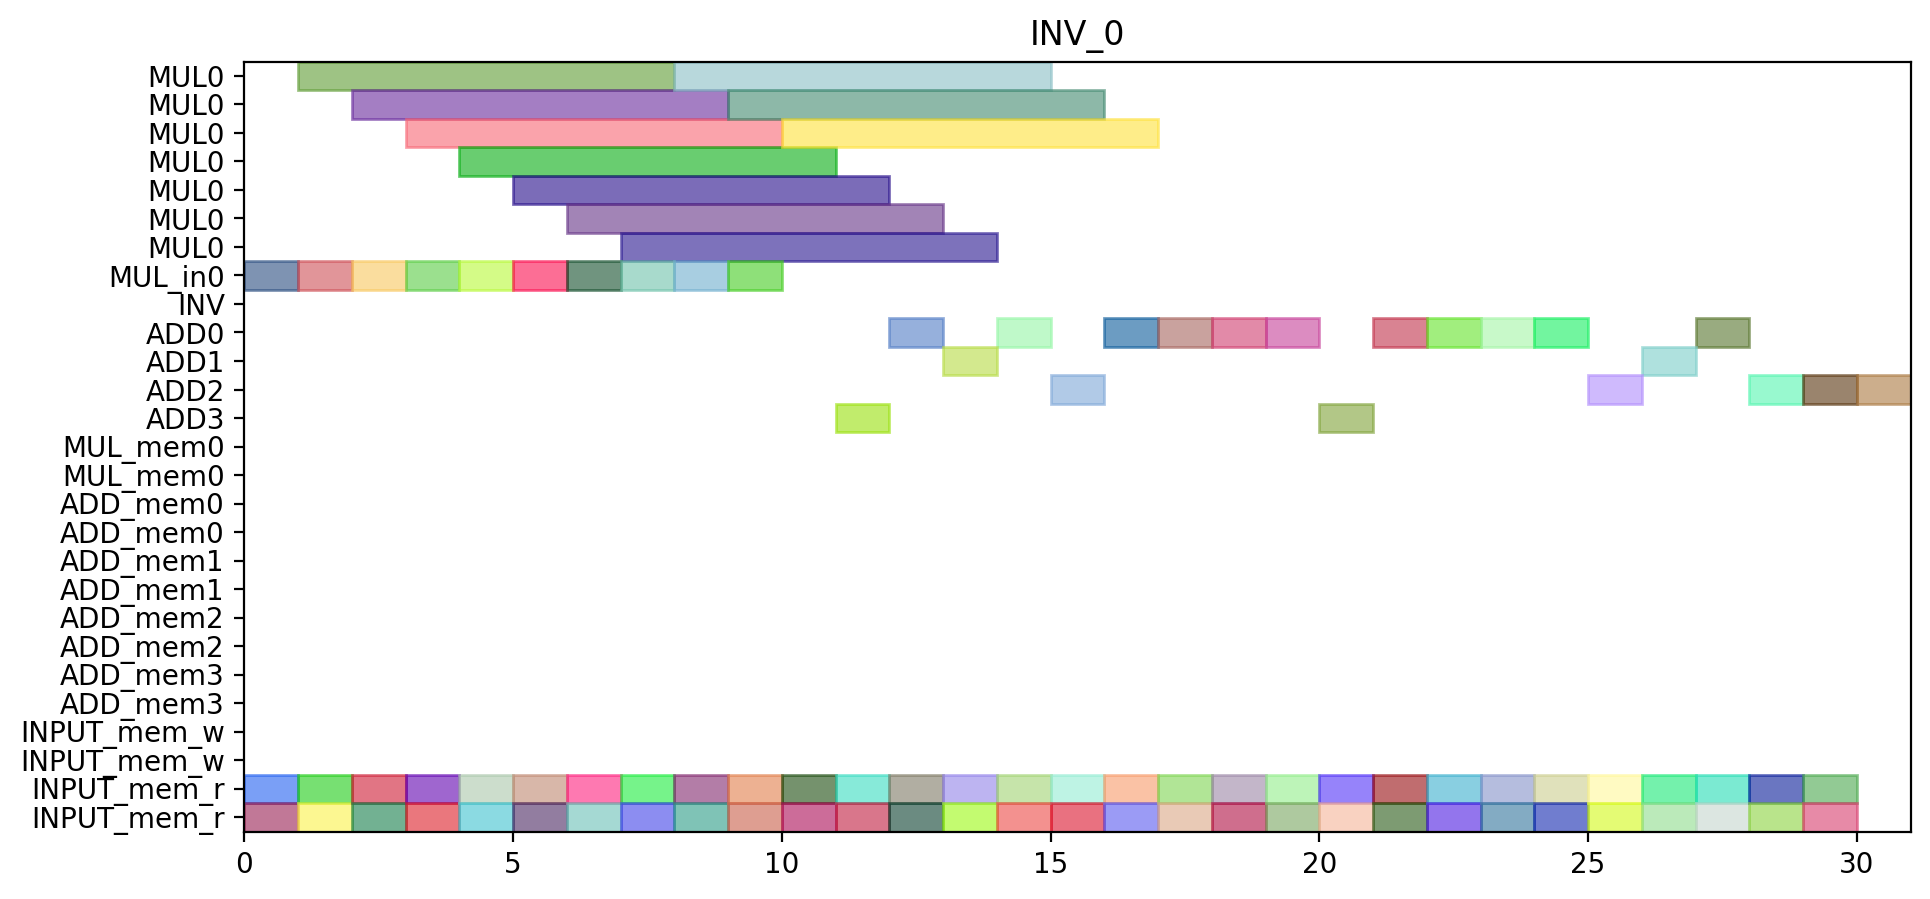

Source code (Python):
from pyschedule import Scenario, solvers, plotters, alt


def solve():
	horizon = 131
	S = Scenario("INV_0", horizon=horizon)

	# resource
	MUL = S.Resources('MUL', num=1, size=7)
	MUL_in = S.Resources('MUL_in', num=1)
	INV = S.Resource('INV')
	ADD = S.Resources('ADD', num=4, periods=range(1, horizon))
	MUL_mem = S.Resources('MUL_mem', num=1, size=2)
	ADD_mem = S.Resources('ADD_mem', num=4, size=2)
	INPUT_mem_w = S.Resource('INPUT_mem_w', size=2)
	INPUT_mem_r = S.Resource('INPUT_mem_r', size=2)

	# result of previous scheduling

	# new tasks
	c_aa_a1_0 = S.Task('c_aa_a1_0', length=1, delay_cost=1)
	c_aa_a1_0 += alt(ADD)

	c_aa_a1_0_mem0 = S.Task('c_aa_a1_0_mem0', length=1, delay_cost=1)
	c_aa_a1_0_mem0 += INPUT_mem_r
	S += c_aa_a1_0_mem0 <= c_aa_a1_0

	c_aa_a1_0_mem1 = S.Task('c_aa_a1_0_mem1', length=1, delay_cost=1)
	c_aa_a1_0_mem1 += INPUT_mem_r
	S += c_aa_a1_0_mem1 <= c_aa_a1_0

	c_aa_a1_1 = S.Task('c_aa_a1_1', length=1, delay_cost=1)
	c_aa_a1_1 += alt(ADD)

	c_aa_a1_1_mem0 = S.Task('c_aa_a1_1_mem0', length=1, delay_cost=1)
	c_aa_a1_1_mem0 += INPUT_mem_r
	S += c_aa_a1_1_mem0 <= c_aa_a1_1

	c_aa_a1_1_mem1 = S.Task('c_aa_a1_1_mem1', length=1, delay_cost=1)
	c_aa_a1_1_mem1 += INPUT_mem_r
	S += c_aa_a1_1_mem1 <= c_aa_a1_1

	c_aa_t10 = S.Task('c_aa_t10', length=1, delay_cost=1)
	c_aa_t10 += alt(ADD)

	c_aa_t10_mem0 = S.Task('c_aa_t10_mem0', length=1, delay_cost=1)
	c_aa_t10_mem0 += INPUT_mem_r
	S += c_aa_t10_mem0 <= c_aa_t10

	c_aa_t10_mem1 = S.Task('c_aa_t10_mem1', length=1, delay_cost=1)
	c_aa_t10_mem1 += INPUT_mem_r
	S += c_aa_t10_mem1 <= c_aa_t10

	c_aa_t11 = S.Task('c_aa_t11', length=1, delay_cost=1)
	c_aa_t11 += alt(ADD)

	c_aa_t11_mem0 = S.Task('c_aa_t11_mem0', length=1, delay_cost=1)
	c_aa_t11_mem0 += INPUT_mem_r
	S += c_aa_t11_mem0 <= c_aa_t11

	c_aa_t11_mem1 = S.Task('c_aa_t11_mem1', length=1, delay_cost=1)
	c_aa_t11_mem1 += INPUT_mem_r
	S += c_aa_t11_mem1 <= c_aa_t11

	c_aa_t3_t0_in = S.Task('c_aa_t3_t0_in', length=1, delay_cost=1)
	c_aa_t3_t0_in += alt(MUL_in)
	c_aa_t3_t0 = S.Task('c_aa_t3_t0', length=7, delay_cost=1)
	c_aa_t3_t0 += alt(MUL)
	S += c_aa_t3_t0>=c_aa_t3_t0_in

	c_aa_t3_t0_mem0 = S.Task('c_aa_t3_t0_mem0', length=1, delay_cost=1)
	c_aa_t3_t0_mem0 += INPUT_mem_r
	S += c_aa_t3_t0_mem0 <= c_aa_t3_t0

	c_aa_t3_t0_mem1 = S.Task('c_aa_t3_t0_mem1', length=1, delay_cost=1)
	c_aa_t3_t0_mem1 += INPUT_mem_r
	S += c_aa_t3_t0_mem1 <= c_aa_t3_t0

	c_aa_t3_t1_in = S.Task('c_aa_t3_t1_in', length=1, delay_cost=1)
	c_aa_t3_t1_in += alt(MUL_in)
	c_aa_t3_t1 = S.Task('c_aa_t3_t1', length=7, delay_cost=1)
	c_aa_t3_t1 += alt(MUL)
	S += c_aa_t3_t1>=c_aa_t3_t1_in

	c_aa_t3_t1_mem0 = S.Task('c_aa_t3_t1_mem0', length=1, delay_cost=1)
	c_aa_t3_t1_mem0 += INPUT_mem_r
	S += c_aa_t3_t1_mem0 <= c_aa_t3_t1

	c_aa_t3_t1_mem1 = S.Task('c_aa_t3_t1_mem1', length=1, delay_cost=1)
	c_aa_t3_t1_mem1 += INPUT_mem_r
	S += c_aa_t3_t1_mem1 <= c_aa_t3_t1

	c_aa_t3_t2 = S.Task('c_aa_t3_t2', length=1, delay_cost=1)
	c_aa_t3_t2 += alt(ADD)

	c_aa_t3_t2_mem0 = S.Task('c_aa_t3_t2_mem0', length=1, delay_cost=1)
	c_aa_t3_t2_mem0 += INPUT_mem_r
	S += c_aa_t3_t2_mem0 <= c_aa_t3_t2

	c_aa_t3_t2_mem1 = S.Task('c_aa_t3_t2_mem1', length=1, delay_cost=1)
	c_aa_t3_t2_mem1 += INPUT_mem_r
	S += c_aa_t3_t2_mem1 <= c_aa_t3_t2

	c_aa_t3_t3 = S.Task('c_aa_t3_t3', length=1, delay_cost=1)
	c_aa_t3_t3 += alt(ADD)

	c_aa_t3_t3_mem0 = S.Task('c_aa_t3_t3_mem0', length=1, delay_cost=1)
	c_aa_t3_t3_mem0 += INPUT_mem_r
	S += c_aa_t3_t3_mem0 <= c_aa_t3_t3

	c_aa_t3_t3_mem1 = S.Task('c_aa_t3_t3_mem1', length=1, delay_cost=1)
	c_aa_t3_t3_mem1 += INPUT_mem_r
	S += c_aa_t3_t3_mem1 <= c_aa_t3_t3

	c_bb_a1_0 = S.Task('c_bb_a1_0', length=1, delay_cost=1)
	c_bb_a1_0 += alt(ADD)

	c_bb_a1_0_mem0 = S.Task('c_bb_a1_0_mem0', length=1, delay_cost=1)
	c_bb_a1_0_mem0 += INPUT_mem_r
	S += c_bb_a1_0_mem0 <= c_bb_a1_0

	c_bb_a1_0_mem1 = S.Task('c_bb_a1_0_mem1', length=1, delay_cost=1)
	c_bb_a1_0_mem1 += INPUT_mem_r
	S += c_bb_a1_0_mem1 <= c_bb_a1_0

	c_bb_a1_1 = S.Task('c_bb_a1_1', length=1, delay_cost=1)
	c_bb_a1_1 += alt(ADD)

	c_bb_a1_1_mem0 = S.Task('c_bb_a1_1_mem0', length=1, delay_cost=1)
	c_bb_a1_1_mem0 += INPUT_mem_r
	S += c_bb_a1_1_mem0 <= c_bb_a1_1

	c_bb_a1_1_mem1 = S.Task('c_bb_a1_1_mem1', length=1, delay_cost=1)
	c_bb_a1_1_mem1 += INPUT_mem_r
	S += c_bb_a1_1_mem1 <= c_bb_a1_1

	c_bb_t10 = S.Task('c_bb_t10', length=1, delay_cost=1)
	c_bb_t10 += alt(ADD)

	c_bb_t10_mem0 = S.Task('c_bb_t10_mem0', length=1, delay_cost=1)
	c_bb_t10_mem0 += INPUT_mem_r
	S += c_bb_t10_mem0 <= c_bb_t10

	c_bb_t10_mem1 = S.Task('c_bb_t10_mem1', length=1, delay_cost=1)
	c_bb_t10_mem1 += INPUT_mem_r
	S += c_bb_t10_mem1 <= c_bb_t10

	c_bb_t11 = S.Task('c_bb_t11', length=1, delay_cost=1)
	c_bb_t11 += alt(ADD)

	c_bb_t11_mem0 = S.Task('c_bb_t11_mem0', length=1, delay_cost=1)
	c_bb_t11_mem0 += INPUT_mem_r
	S += c_bb_t11_mem0 <= c_bb_t11

	c_bb_t11_mem1 = S.Task('c_bb_t11_mem1', length=1, delay_cost=1)
	c_bb_t11_mem1 += INPUT_mem_r
	S += c_bb_t11_mem1 <= c_bb_t11

	c_bb_t3_t0_in = S.Task('c_bb_t3_t0_in', length=1, delay_cost=1)
	c_bb_t3_t0_in += alt(MUL_in)
	c_bb_t3_t0 = S.Task('c_bb_t3_t0', length=7, delay_cost=1)
	c_bb_t3_t0 += alt(MUL)
	S += c_bb_t3_t0>=c_bb_t3_t0_in

	c_bb_t3_t0_mem0 = S.Task('c_bb_t3_t0_mem0', length=1, delay_cost=1)
	c_bb_t3_t0_mem0 += INPUT_mem_r
	S += c_bb_t3_t0_mem0 <= c_bb_t3_t0

	c_bb_t3_t0_mem1 = S.Task('c_bb_t3_t0_mem1', length=1, delay_cost=1)
	c_bb_t3_t0_mem1 += INPUT_mem_r
	S += c_bb_t3_t0_mem1 <= c_bb_t3_t0

	c_bb_t3_t1_in = S.Task('c_bb_t3_t1_in', length=1, delay_cost=1)
	c_bb_t3_t1_in += alt(MUL_in)
	c_bb_t3_t1 = S.Task('c_bb_t3_t1', length=7, delay_cost=1)
	c_bb_t3_t1 += alt(MUL)
	S += c_bb_t3_t1>=c_bb_t3_t1_in

	c_bb_t3_t1_mem0 = S.Task('c_bb_t3_t1_mem0', length=1, delay_cost=1)
	c_bb_t3_t1_mem0 += INPUT_mem_r
	S += c_bb_t3_t1_mem0 <= c_bb_t3_t1

	c_bb_t3_t1_mem1 = S.Task('c_bb_t3_t1_mem1', length=1, delay_cost=1)
	c_bb_t3_t1_mem1 += INPUT_mem_r
	S += c_bb_t3_t1_mem1 <= c_bb_t3_t1

	c_bb_t3_t2 = S.Task('c_bb_t3_t2', length=1, delay_cost=1)
	c_bb_t3_t2 += alt(ADD)

	c_bb_t3_t2_mem0 = S.Task('c_bb_t3_t2_mem0', length=1, delay_cost=1)
	c_bb_t3_t2_mem0 += INPUT_mem_r
	S += c_bb_t3_t2_mem0 <= c_bb_t3_t2

	c_bb_t3_t2_mem1 = S.Task('c_bb_t3_t2_mem1', length=1, delay_cost=1)
	c_bb_t3_t2_mem1 += INPUT_mem_r
	S += c_bb_t3_t2_mem1 <= c_bb_t3_t2

	c_bb_t3_t3 = S.Task('c_bb_t3_t3', length=1, delay_cost=1)
	c_bb_t3_t3 += alt(ADD)

	c_bb_t3_t3_mem0 = S.Task('c_bb_t3_t3_mem0', length=1, delay_cost=1)
	c_bb_t3_t3_mem0 += INPUT_mem_r
	S += c_bb_t3_t3_mem0 <= c_bb_t3_t3

	c_bb_t3_t3_mem1 = S.Task('c_bb_t3_t3_mem1', length=1, delay_cost=1)
	c_bb_t3_t3_mem1 += INPUT_mem_r
	S += c_bb_t3_t3_mem1 <= c_bb_t3_t3

	c_cc_a1_0 = S.Task('c_cc_a1_0', length=1, delay_cost=1)
	c_cc_a1_0 += alt(ADD)

	c_cc_a1_0_mem0 = S.Task('c_cc_a1_0_mem0', length=1, delay_cost=1)
	c_cc_a1_0_mem0 += INPUT_mem_r
	S += c_cc_a1_0_mem0 <= c_cc_a1_0

	c_cc_a1_0_mem1 = S.Task('c_cc_a1_0_mem1', length=1, delay_cost=1)
	c_cc_a1_0_mem1 += INPUT_mem_r
	S += c_cc_a1_0_mem1 <= c_cc_a1_0

	c_cc_a1_1 = S.Task('c_cc_a1_1', length=1, delay_cost=1)
	c_cc_a1_1 += alt(ADD)

	c_cc_a1_1_mem0 = S.Task('c_cc_a1_1_mem0', length=1, delay_cost=1)
	c_cc_a1_1_mem0 += INPUT_mem_r
	S += c_cc_a1_1_mem0 <= c_cc_a1_1

	c_cc_a1_1_mem1 = S.Task('c_cc_a1_1_mem1', length=1, delay_cost=1)
	c_cc_a1_1_mem1 += INPUT_mem_r
	S += c_cc_a1_1_mem1 <= c_cc_a1_1

	c_cc_t10 = S.Task('c_cc_t10', length=1, delay_cost=1)
	c_cc_t10 += alt(ADD)

	c_cc_t10_mem0 = S.Task('c_cc_t10_mem0', length=1, delay_cost=1)
	c_cc_t10_mem0 += INPUT_mem_r
	S += c_cc_t10_mem0 <= c_cc_t10

	c_cc_t10_mem1 = S.Task('c_cc_t10_mem1', length=1, delay_cost=1)
	c_cc_t10_mem1 += INPUT_mem_r
	S += c_cc_t10_mem1 <= c_cc_t10

	c_cc_t11 = S.Task('c_cc_t11', length=1, delay_cost=1)
	c_cc_t11 += alt(ADD)

	c_cc_t11_mem0 = S.Task('c_cc_t11_mem0', length=1, delay_cost=1)
	c_cc_t11_mem0 += INPUT_mem_r
	S += c_cc_t11_mem0 <= c_cc_t11

	c_cc_t11_mem1 = S.Task('c_cc_t11_mem1', length=1, delay_cost=1)
	c_cc_t11_mem1 += INPUT_mem_r
	S += c_cc_t11_mem1 <= c_cc_t11

	c_cc_t3_t0_in = S.Task('c_cc_t3_t0_in', length=1, delay_cost=1)
	c_cc_t3_t0_in += alt(MUL_in)
	c_cc_t3_t0 = S.Task('c_cc_t3_t0', length=7, delay_cost=1)
	c_cc_t3_t0 += alt(MUL)
	S += c_cc_t3_t0>=c_cc_t3_t0_in

	c_cc_t3_t0_mem0 = S.Task('c_cc_t3_t0_mem0', length=1, delay_cost=1)
	c_cc_t3_t0_mem0 += INPUT_mem_r
	S += c_cc_t3_t0_mem0 <= c_cc_t3_t0

	c_cc_t3_t0_mem1 = S.Task('c_cc_t3_t0_mem1', length=1, delay_cost=1)
	c_cc_t3_t0_mem1 += INPUT_mem_r
	S += c_cc_t3_t0_mem1 <= c_cc_t3_t0

	c_cc_t3_t1_in = S.Task('c_cc_t3_t1_in', length=1, delay_cost=1)
	c_cc_t3_t1_in += alt(MUL_in)
	c_cc_t3_t1 = S.Task('c_cc_t3_t1', length=7, delay_cost=1)
	c_cc_t3_t1 += alt(MUL)
	S += c_cc_t3_t1>=c_cc_t3_t1_in

	c_cc_t3_t1_mem0 = S.Task('c_cc_t3_t1_mem0', length=1, delay_cost=1)
	c_cc_t3_t1_mem0 += INPUT_mem_r
	S += c_cc_t3_t1_mem0 <= c_cc_t3_t1

	c_cc_t3_t1_mem1 = S.Task('c_cc_t3_t1_mem1', length=1, delay_cost=1)
	c_cc_t3_t1_mem1 += INPUT_mem_r
	S += c_cc_t3_t1_mem1 <= c_cc_t3_t1

	c_cc_t3_t2 = S.Task('c_cc_t3_t2', length=1, delay_cost=1)
	c_cc_t3_t2 += alt(ADD)

	c_cc_t3_t2_mem0 = S.Task('c_cc_t3_t2_mem0', length=1, delay_cost=1)
	c_cc_t3_t2_mem0 += INPUT_mem_r
	S += c_cc_t3_t2_mem0 <= c_cc_t3_t2

	c_cc_t3_t2_mem1 = S.Task('c_cc_t3_t2_mem1', length=1, delay_cost=1)
	c_cc_t3_t2_mem1 += INPUT_mem_r
	S += c_cc_t3_t2_mem1 <= c_cc_t3_t2

	c_cc_t3_t3 = S.Task('c_cc_t3_t3', length=1, delay_cost=1)
	c_cc_t3_t3 += alt(ADD)

	c_cc_t3_t3_mem0 = S.Task('c_cc_t3_t3_mem0', length=1, delay_cost=1)
	c_cc_t3_t3_mem0 += INPUT_mem_r
	S += c_cc_t3_t3_mem0 <= c_cc_t3_t3

	c_cc_t3_t3_mem1 = S.Task('c_cc_t3_t3_mem1', length=1, delay_cost=1)
	c_cc_t3_t3_mem1 += INPUT_mem_r
	S += c_cc_t3_t3_mem1 <= c_cc_t3_t3

	c_ab_t0_t0_in = S.Task('c_ab_t0_t0_in', length=1, delay_cost=1)
	c_ab_t0_t0_in += alt(MUL_in)
	c_ab_t0_t0 = S.Task('c_ab_t0_t0', length=7, delay_cost=1)
	c_ab_t0_t0 += alt(MUL)
	S += c_ab_t0_t0>=c_ab_t0_t0_in

	c_ab_t0_t0_mem0 = S.Task('c_ab_t0_t0_mem0', length=1, delay_cost=1)
	c_ab_t0_t0_mem0 += INPUT_mem_r
	S += c_ab_t0_t0_mem0 <= c_ab_t0_t0

	c_ab_t0_t0_mem1 = S.Task('c_ab_t0_t0_mem1', length=1, delay_cost=1)
	c_ab_t0_t0_mem1 += INPUT_mem_r
	S += c_ab_t0_t0_mem1 <= c_ab_t0_t0

	c_ab_t0_t1_in = S.Task('c_ab_t0_t1_in', length=1, delay_cost=1)
	c_ab_t0_t1_in += alt(MUL_in)
	c_ab_t0_t1 = S.Task('c_ab_t0_t1', length=7, delay_cost=1)
	c_ab_t0_t1 += alt(MUL)
	S += c_ab_t0_t1>=c_ab_t0_t1_in

	c_ab_t0_t1_mem0 = S.Task('c_ab_t0_t1_mem0', length=1, delay_cost=1)
	c_ab_t0_t1_mem0 += INPUT_mem_r
	S += c_ab_t0_t1_mem0 <= c_ab_t0_t1

	c_ab_t0_t1_mem1 = S.Task('c_ab_t0_t1_mem1', length=1, delay_cost=1)
	c_ab_t0_t1_mem1 += INPUT_mem_r
	S += c_ab_t0_t1_mem1 <= c_ab_t0_t1

	c_ab_t0_t2 = S.Task('c_ab_t0_t2', length=1, delay_cost=1)
	c_ab_t0_t2 += alt(ADD)

	c_ab_t0_t2_mem0 = S.Task('c_ab_t0_t2_mem0', length=1, delay_cost=1)
	c_ab_t0_t2_mem0 += INPUT_mem_r
	S += c_ab_t0_t2_mem0 <= c_ab_t0_t2

	c_ab_t0_t2_mem1 = S.Task('c_ab_t0_t2_mem1', length=1, delay_cost=1)
	c_ab_t0_t2_mem1 += INPUT_mem_r
	S += c_ab_t0_t2_mem1 <= c_ab_t0_t2

	c_ab_t0_t3 = S.Task('c_ab_t0_t3', length=1, delay_cost=1)
	c_ab_t0_t3 += alt(ADD)

	c_ab_t0_t3_mem0 = S.Task('c_ab_t0_t3_mem0', length=1, delay_cost=1)
	c_ab_t0_t3_mem0 += INPUT_mem_r
	S += c_ab_t0_t3_mem0 <= c_ab_t0_t3

	c_ab_t0_t3_mem1 = S.Task('c_ab_t0_t3_mem1', length=1, delay_cost=1)
	c_ab_t0_t3_mem1 += INPUT_mem_r
	S += c_ab_t0_t3_mem1 <= c_ab_t0_t3

	c_ab_t1_t0_in = S.Task('c_ab_t1_t0_in', length=1, delay_cost=1)
	c_ab_t1_t0_in += alt(MUL_in)
	c_ab_t1_t0 = S.Task('c_ab_t1_t0', length=7, delay_cost=1)
	c_ab_t1_t0 += alt(MUL)
	S += c_ab_t1_t0>=c_ab_t1_t0_in

	c_ab_t1_t0_mem0 = S.Task('c_ab_t1_t0_mem0', length=1, delay_cost=1)
	c_ab_t1_t0_mem0 += INPUT_mem_r
	S += c_ab_t1_t0_mem0 <= c_ab_t1_t0

	c_ab_t1_t0_mem1 = S.Task('c_ab_t1_t0_mem1', length=1, delay_cost=1)
	c_ab_t1_t0_mem1 += INPUT_mem_r
	S += c_ab_t1_t0_mem1 <= c_ab_t1_t0

	c_ab_t1_t1_in = S.Task('c_ab_t1_t1_in', length=1, delay_cost=1)
	c_ab_t1_t1_in += alt(MUL_in)
	c_ab_t1_t1 = S.Task('c_ab_t1_t1', length=7, delay_cost=1)
	c_ab_t1_t1 += alt(MUL)
	S += c_ab_t1_t1>=c_ab_t1_t1_in

	c_ab_t1_t1_mem0 = S.Task('c_ab_t1_t1_mem0', length=1, delay_cost=1)
	c_ab_t1_t1_mem0 += INPUT_mem_r
	S += c_ab_t1_t1_mem0 <= c_ab_t1_t1

	c_ab_t1_t1_mem1 = S.Task('c_ab_t1_t1_mem1', length=1, delay_cost=1)
	c_ab_t1_t1_mem1 += INPUT_mem_r
	S += c_ab_t1_t1_mem1 <= c_ab_t1_t1

	solvers.mip.solve(S,msg=1,kind='CPLEX',ratio_gap=1.01)

	solution = [['hoge']*len(S.solution()[1]) for i in range(len(S.solution()))]
	for i in range(len(S.solution())):
		for j in range(len(S.solution()[i])):
			solution[i][j]=str(S.solution()[i][j])
	print(solution)

	cycles = int(solution[-1][3])

	pic_file_name = "/mnt/rose/usr1/fukuda/pairing_automation_design2/bls12-638/scheduling/INV_mul1_add4/INV_0.png"
	if(S.solution() != []):
		plotters.matplotlib.plot(S,img_filename=pic_file_name, vertical_text=True, fig_size=(cycles*0.25+3, 5), show_task_labels=False)

	return solution
